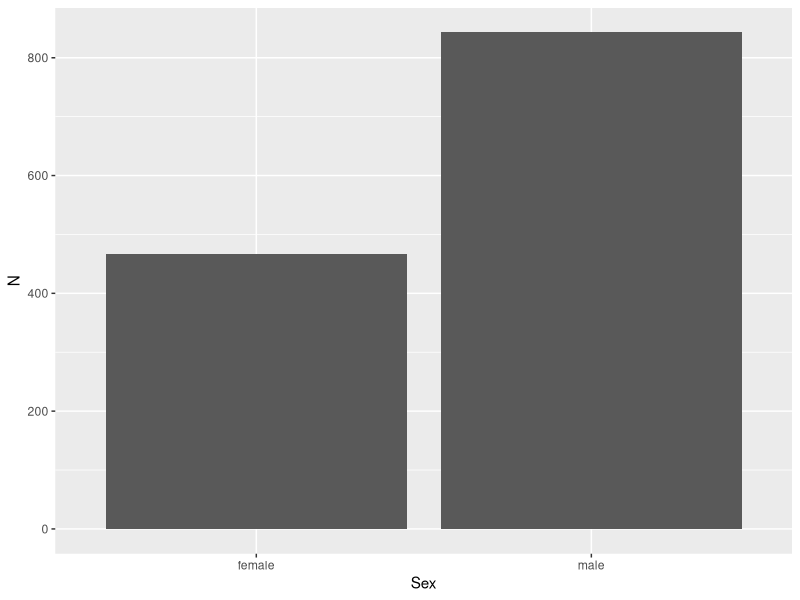
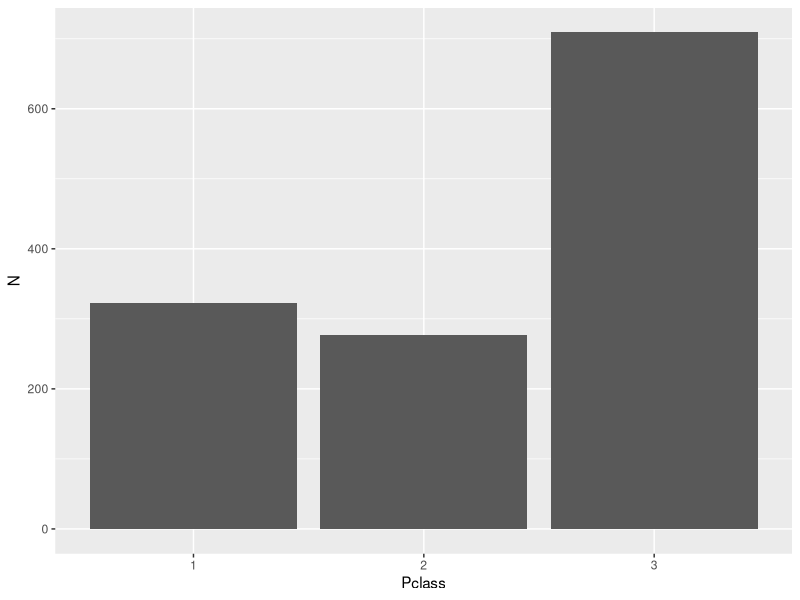
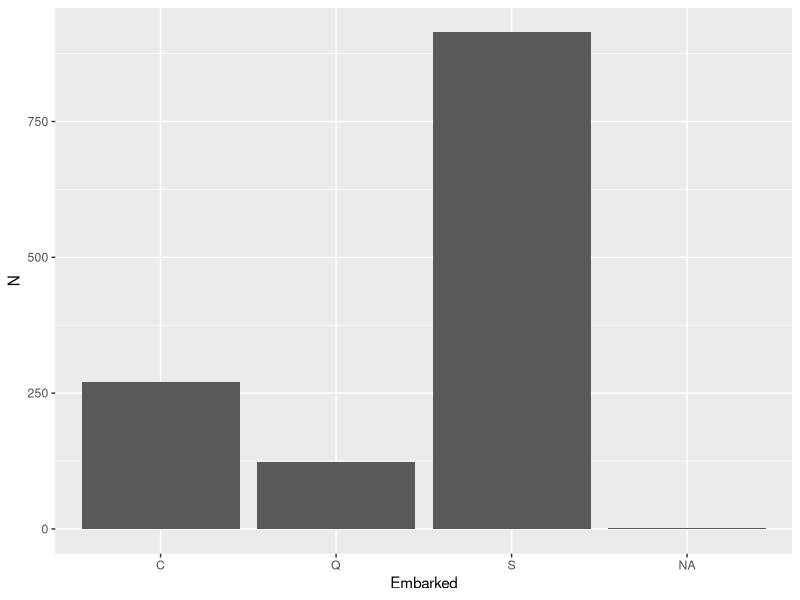
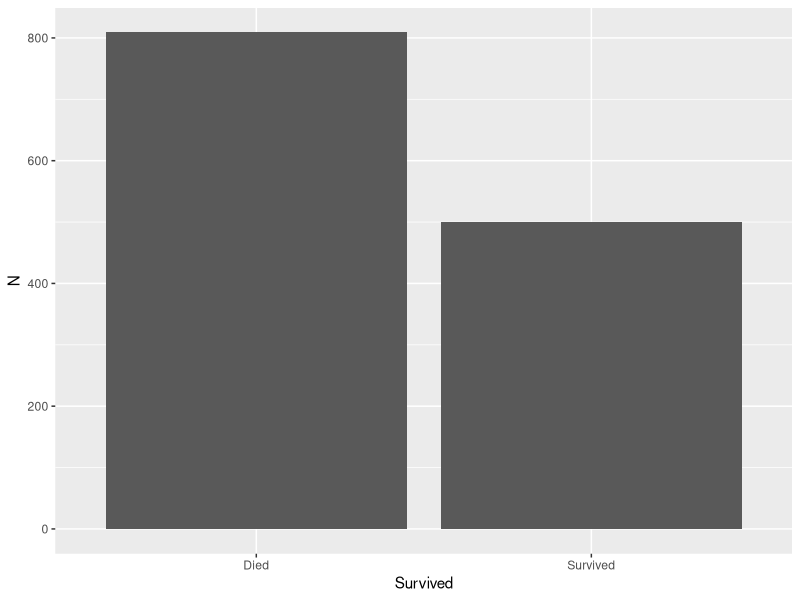
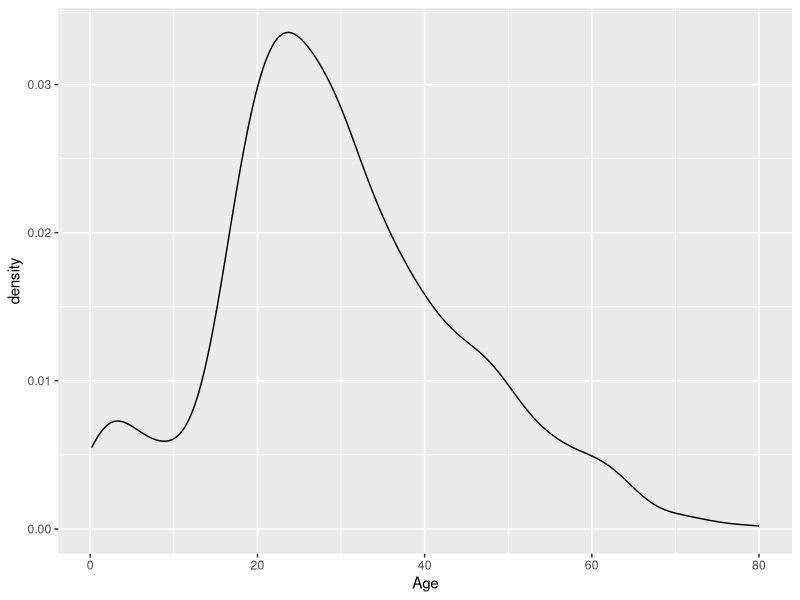
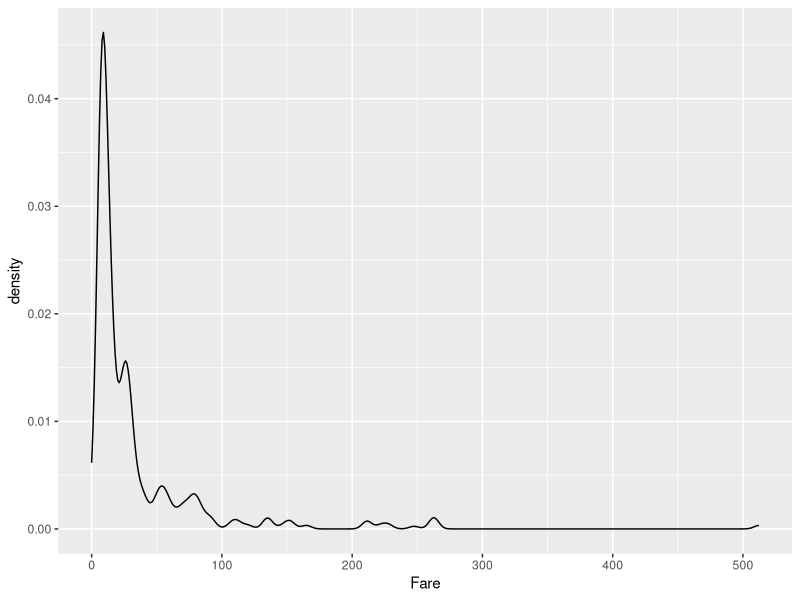
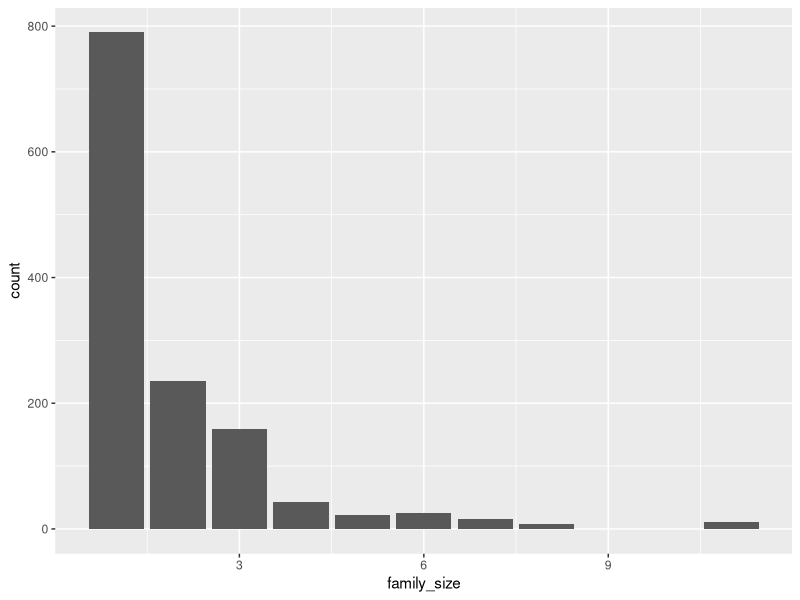
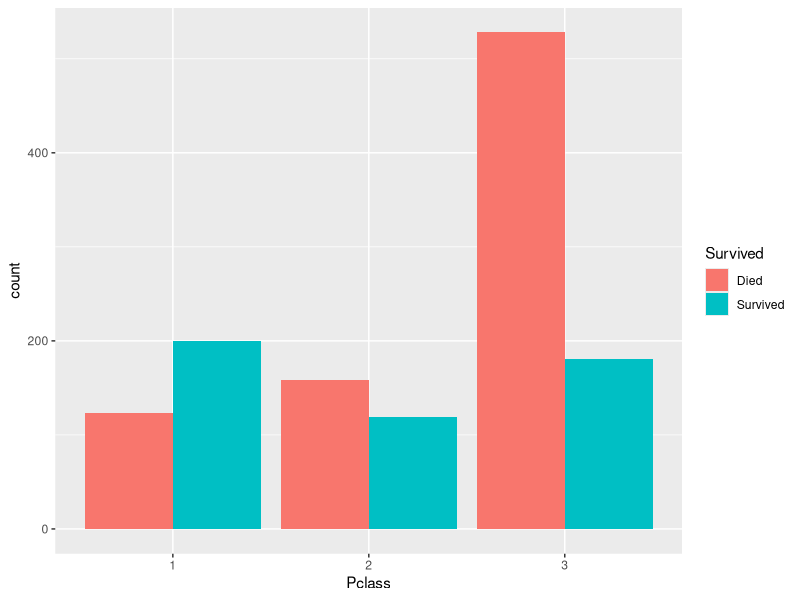

Reproduce these figures in R, in order.
## ---- chunk 1
library(dplyr)
library(readxl)
library(tidyr)
library(ggplot2)
## ---- chunk 2
TitanicData <- read_excel("TitanicData.xls")
## ---- chunk 3
str(TitanicData)
TitanicData$Survived = factor(TitanicData$Survived)
levels(TitanicData$Survived) = c("Died","Survived")
TitanicData$Sex = factor(TitanicData$Sex)
TitanicData$Pclass = factor(TitanicData$Pclass)
TitanicData$Embarked = factor(TitanicData$Embarked)
## ---- chunk 4
# 5a
TitanicData %>% 
  group_by(Sex) %>% 
  summarise(N = n()) %>% 
  ggplot(aes(x = Sex, y=N)) + geom_col()

# 5b
TitanicData %>% 
  group_by(Pclass) %>% 
  summarise(N = n()) %>% 
  ggplot(aes(x = Pclass, y=N)) + geom_col()

# 5c
TitanicData %>% 
  group_by(Embarked) %>% 
  summarise(N = n()) %>% 
  ggplot(aes(x = Embarked, y=N)) + geom_col()

TitanicData %>% 
  group_by(Survived) %>% 
  summarise(N = n()) %>% 
  ggplot(aes(x = Survived, y=N)) + geom_col()

## ---- chunk 5
# 6a 
TitanicData %>%
  summarise(min(Age, na.rm = T), max(Age, na.rm = T), mean(Age, na.rm = T))

TitanicData %>% 
  ggplot(aes(x=Age)) + geom_density()

# 6c
TitanicData %>%
  summarise(min(Fare, na.rm = T), max(Fare, na.rm = T), mean(Fare, na.rm = T))

TitanicData %>% 
  ggplot(aes(x=Fare)) + geom_density()

# 6d

TitanicData <- TitanicData %>% 
  mutate(family_size = SibSp + Parch + 1)

TitanicData %>%
  summarise(min(family_size, na.rm = T), max(family_size, na.rm = T), mean(family_size, na.rm = T))

TitanicData %>% 
  ggplot(aes(x=family_size)) + geom_bar()

## ---- chunk 6
TitanicData %>% ggplot(aes(x = Pclass, fill = Survived)) +
  geom_bar(position="dodge")

TitanicData %>% ggplot(aes(x = Sex, fill = Survived)) +
  geom_bar(position="dodge")

TitanicData %>% ggplot(aes(x = Embarked, fill = Survived)) +
  geom_bar(position="dodge")

TitanicData %>% ggplot(aes(x = Embarked, fill = Survived)) +
  geom_bar(position="dodge")

TitanicData %>% ggplot(aes(x = Age, fill = Survived)) +
  geom_histogram(alpha = 0.4)

TitanicData %>% ggplot(aes(x = Fare, fill = Survived)) +
  geom_density(alpha = 0.4)

TitanicData %>% ggplot(aes(x = family_size, fill = Survived)) +
  geom_bar(position="dodge")
